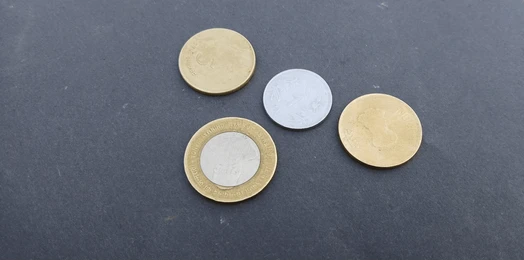
#> input picture input/img1.png, 524 x 260 px
$ jupyter execute --allow-errors 1.ipynb
#> lines starting #> are read from the running program, lines starting #| are printed output that depends on the picture; after the words box and inside, x2 and y2 are one past the last pixel; in counts of white or black regions, pixels touching at a corner belong together
[cell 1]
import cv2
import numpy as np
import matplotlib.pyplot as plt
import os

[cell 2]
# Make sure these are alreday created

input_image = '../input/img1.png' # Path of input .png image
folder1a = '../output1a/' # Folder of output image
folder1b = '../output1b'
folder1c = '../output1c'

We first apply different transformations to the image to get an idea of which ones are most distinguishable.

[cell 3]
# Read the image
image = cv2.imread(input_image)
#> image is the input picture: shape (260, 524, 3); mean B, G, R 119.3, 110.2, 105.8

# Convert to grayscale
gray = cv2.cvtColor(image, cv2.COLOR_BGR2GRAY)

# Create image negative
negative = 255 - gray
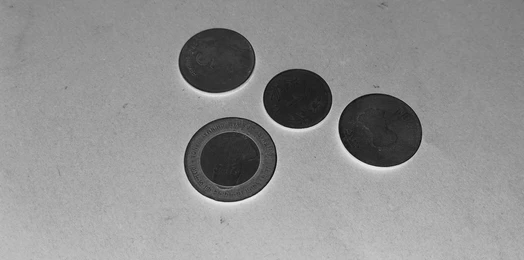
#> negative: shape (260, 524); min 10, max 239, mean 145

# Contrast stretching
min_val = np.min(gray)
#> min_val = 16
max_val = np.max(gray)
#> max_val = 245
contrast_stretch = ((gray - min_val) / (max_val - min_val) * 255).astype(np.uint8)

# Histogram equalization
equalized = cv2.equalizeHist(gray)
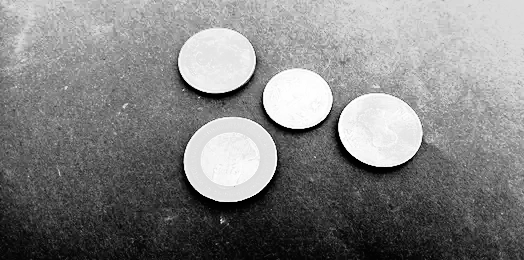
#> equalized: shape (260, 524); min 0, max 255, mean 129.5

# Save the processed images
cv2.imwrite(folder1a + 'grayscale.png', gray)
cv2.imwrite(folder1a + 'image_negative.png', negative)
cv2.imwrite(folder1a + 'contrast_stretch.png', contrast_stretch)
cv2.imwrite(folder1a + 'histogram_equalized.png', equalized)

# Display the results
plt.figure(figsize=(10, 8))

plt.subplot(2, 2, 1)
plt.title('Grayscale')
plt.imshow(gray, cmap='gray')
plt.axis('off')

plt.subplot(2, 2, 2)
plt.title('Image Negative')
plt.imshow(negative, cmap='gray')
plt.axis('off')

plt.subplot(2, 2, 3)
plt.title('Contrast Stretching')
plt.imshow(contrast_stretch, cmap='gray')
plt.axis('off')

plt.subplot(2, 2, 4)
plt.title('Histogram Equalization')
plt.imshow(equalized, cmap='gray')
plt.axis('off')

plt.tight_layout()
plt.show()

Applying Canny edge detector and saving output to folder1b

#> (a cell that did not finish here is left out)

Now we do region-based segmentaion to get contours for each coin.

[cell 5]
def segment_and_count(image_path, output_folder=folder1c):
    # Create output folder if it doesn't exist
#> called with image_path = '../input/img1.png', output_folder = '../output1c'
    if not os.path.exists(output_folder):
        os.makedirs(output_folder)

    image = cv2.imread(image_path)
    gray = cv2.cvtColor(image, cv2.COLOR_BGR2GRAY)
    blurred = cv2.GaussianBlur(gray, (17, 17), 8)
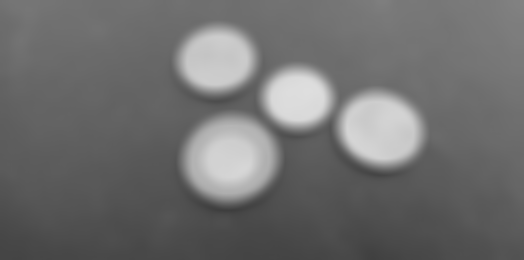
#> blurred: shape (260, 524); min 61, max 222, mean 110

    # Binary thresholding
    _, thresh = cv2.threshold(blurred, 160, 255, cv2.THRESH_BINARY)
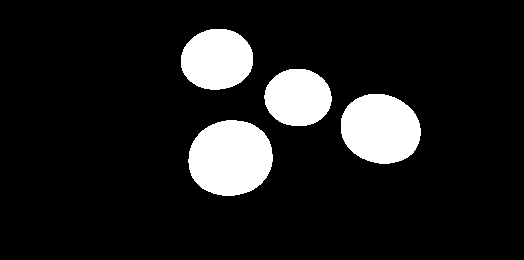
#> thresh: shape (260, 524); 11.8% white; 4 white regions

    # Find contours
    contours, _ = cv2.findContours(thresh, cv2.RETR_EXTERNAL, cv2.CHAIN_APPROX_SIMPLE)
#> contours = 4 contours; box (x1, y1, x2, y2) and area: (188, 120, 273, 196) 4980, (341, 94, 421, 164) 4316, (181, 29, 253, 90) 3405, (264, 69, 332, 126) 2964

    # Filter valid contours based on area
    valid_contours = [c for c in contours if 100 < cv2.contourArea(c) < 6000]
#> valid_contours has the same summary as contours

    contour_visual = np.zeros_like(gray)
    cv2.drawContours(contour_visual, valid_contours, -1, (255), 1)
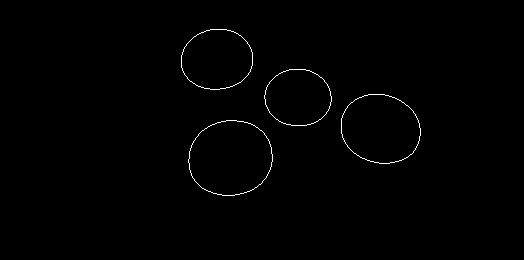
#> contour_visual: shape (260, 524); 0.59% white in thin lines or dots, all inside (x1, y1, x2, y2) = (181, 29, 421, 196)

    # Segmenting individual coins i.e. making bounding boxes around each
    segmented_coins = image.copy()
    for i, contour in enumerate(valid_contours):
        x, y, w, h = cv2.boundingRect(contour)
        cv2.rectangle(segmented_coins, (x, y), (x + w, y + h), (255, 0, 255), 2)

        # Extract and save individual coin images
        coin = image[y:y+h, x:x+w]
        coin_path = os.path.join(output_folder, f'coin_{i+1}.png')
        cv2.imwrite(coin_path, coin)
#> this loop made 4 passes
#> (x, y, w, h) on passes 1 to 4: (188, 120, 85, 76), (341, 94, 80, 70), (264, 69, 68, 57), (181, 29, 72, 61)
#> pass 1, in segment_and_count, `coin = image[y:y+h, x:x+w]`:
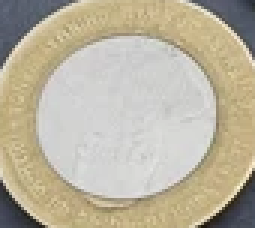
#> coin: shape (76, 85, 3) (shown 3 times larger); mean B, G, R 159.9, 179.4, 186.9
#> pass 2, in segment_and_count, `coin = image[y:y+h, x:x+w]`:
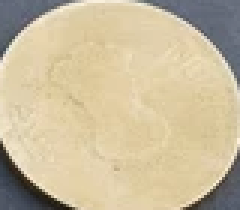
#> coin: shape (70, 80, 3) (shown 3 times larger); mean B, G, R 157, 188.1, 202.1
#> pass 3, in segment_and_count, `coin = image[y:y+h, x:x+w]`:
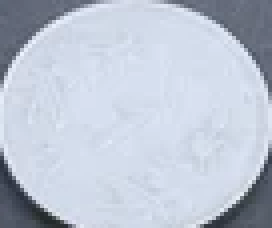
#> coin: shape (57, 68, 3) (shown 4 times larger); mean B, G, R 211.8, 197.3, 189
#> after the loop:
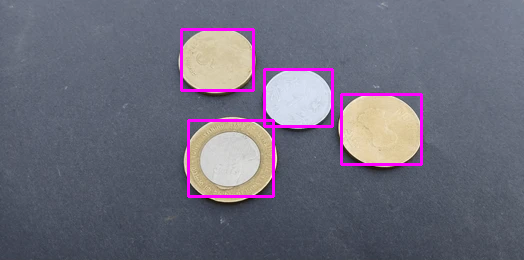
#> segmented_coins: shape (260, 524, 3); 2.48% of pixels changed, all inside (x1, y1, x2, y2) = (180, 28, 423, 198)

    # Visualization
    fig, axes = plt.subplots(1, 5, figsize=(21, 7))
    axes[0].imshow(cv2.cvtColor(image, cv2.COLOR_BGR2RGB))
    axes[0].set_title('Original Image')
    axes[0].axis('off')

    axes[1].imshow(gray, cmap='gray')
    axes[1].set_title('Grayscale Image')
    axes[1].axis('off')

    axes[2].imshow(blurred, cmap='gray')
    axes[2].set_title('Gaussian Blurred (17 x 17 kernel, std. dev = 8)')
    axes[2].axis('off')

    axes[3].imshow(contour_visual, cmap='gray')
    axes[3].set_title('Contours')
    axes[3].axis('off')

    axes[4].imshow(cv2.cvtColor(segmented_coins, cv2.COLOR_BGR2RGB))
    axes[4].set_title('Segmented Coins')
    axes[4].axis('off')

    plt.tight_layout()
    plt.show()
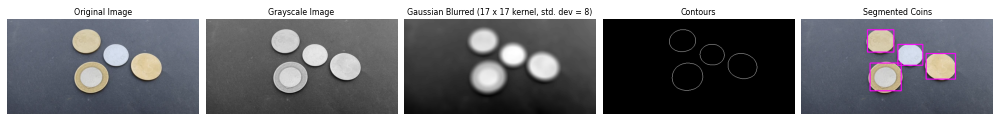
#> figure drawn by matplotlib, 5 panels

    return len(valid_contours)

coin_count = segment_and_count(image_path=input_image)
#> coin_count = 4
print(f"Number of coins detected: {coin_count}")
#| Number of coins detected: 4
